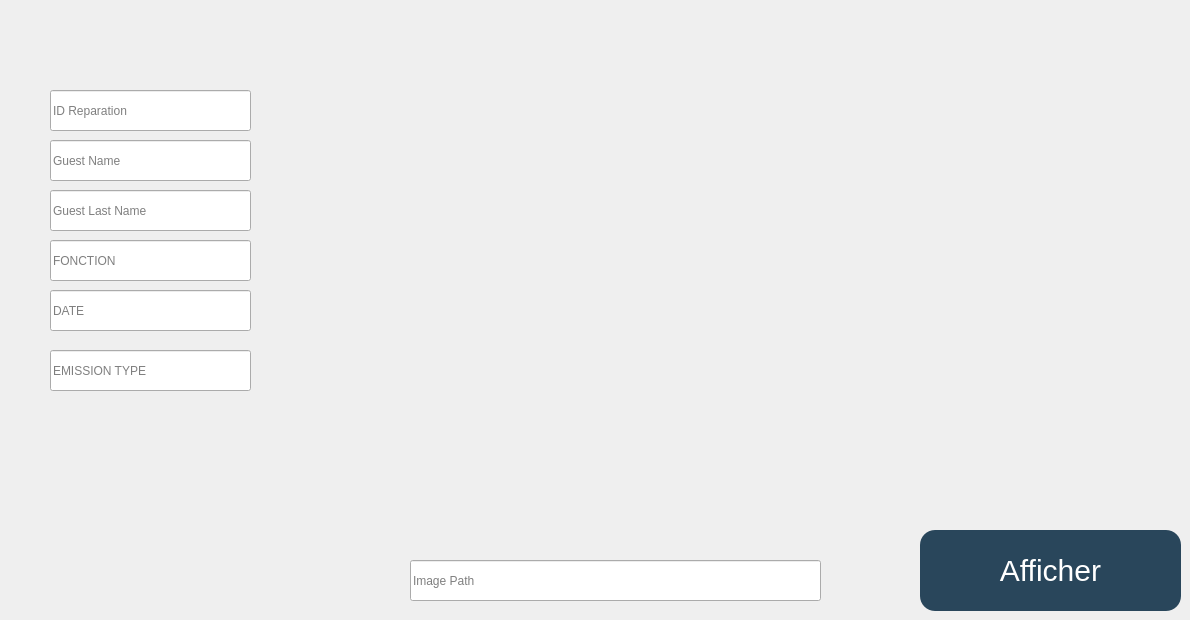
     <widget class="QWidget" name="tab_9">
      <attribute name="title">
       <string>Carte Invite</string>
      </attribute>
      <widget class="QLineEdit" name="lineEdit_2">
       <property name="geometry">
        <rect>
         <x>410</x>
         <y>560</y>
         <width>411</width>
         <height>41</height>
        </rect>
       </property>
       <property name="placeholderText">
        <string>Image Path</string>
       </property>
      </widget>
      <widget class="QLineEdit" name="ID_A">
       <property name="geometry">
        <rect>
         <x>50</x>
         <y>90</y>
         <width>201</width>
         <height>41</height>
        </rect>
       </property>
       <property name="placeholderText">
        <string>ID Reparation</string>
       </property>
      </widget>
      <widget class="QPushButton" name="afficher_5">
       <property name="geometry">
        <rect>
         <x>920</x>
         <y>530</y>
         <width>261</width>
         <height>81</height>
        </rect>
       </property>
       <property name="styleSheet">
        <string notr="true">QPushButton{
background:#29465B;
font-size:30px;
border-radius:15px;
color:white;
}

QPushButton:hover{
color:#3794AB;
border-radius:15px;
background:white;
font-size:30px;
}</string>
       </property>
       <property name="text">
        <string>Afficher</string>
       </property>
      </widget>
      <widget class="QLineEdit" name="N_A">
       <property name="geometry">
        <rect>
         <x>50</x>
         <y>140</y>
         <width>201</width>
         <height>41</height>
        </rect>
       </property>
       <property name="placeholderText">
        <string>Guest Name</string>
       </property>
      </widget>
      <widget class="QLineEdit" name="LN_A">
       <property name="geometry">
        <rect>
         <x>50</x>
         <y>190</y>
         <width>201</width>
         <height>41</height>
        </rect>
       </property>
       <property name="placeholderText">
        <string>Guest Last Name</string>
       </property>
      </widget>
      <widget class="QLineEdit" name="F_A">
       <property name="geometry">
        <rect>
         <x>50</x>
         <y>240</y>
         <width>201</width>
         <height>41</height>
        </rect>
       </property>
       <property name="placeholderText">
        <string>FONCTION</string>
       </property>
      </widget>
      <widget class="QLineEdit" name="D_A">
       <property name="geometry">
        <rect>
         <x>50</x>
         <y>290</y>
         <width>201</width>
         <height>41</height>
        </rect>
       </property>
       <property name="placeholderText">
        <string>DATE</string>
       </property>
      </widget>
      <widget class="QLineEdit" name="T_A">
       <property name="geometry">
        <rect>
         <x>50</x>
         <y>350</y>
         <width>201</width>
         <height>41</height>
        </rect>
       </property>
       <property name="placeholderText">
        <string>EMISSION TYPE</string>
       </property>
      </widget>
      <widget class="QLabel" name="label_18">
       <property name="geometry">
        <rect>
         <x>470</x>
         <y>50</y>
         <width>681</width>
         <height>421</height>
        </rect>
       </property>
       <property name="text">
        <string/>
       </property>
      </widget>
     </widget>
